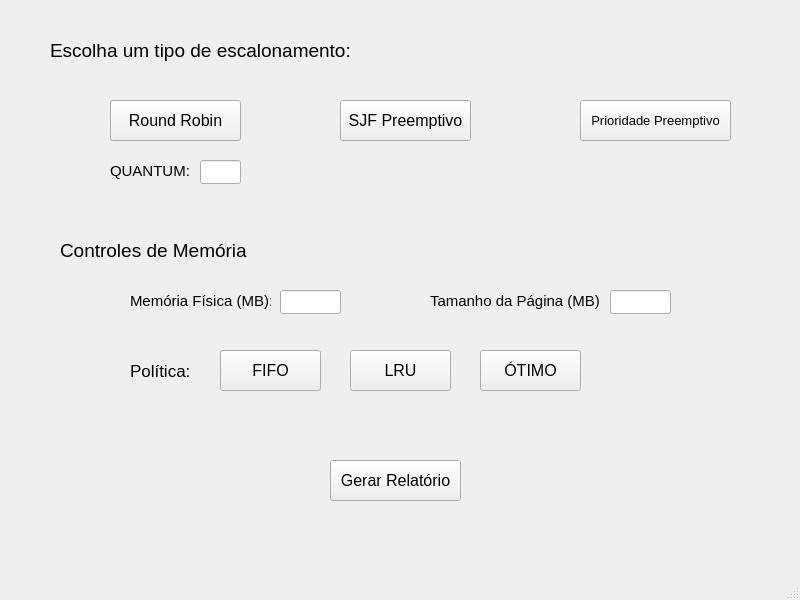
<?xml version="1.0" encoding="UTF-8"?>
<ui version="4.0">
 <class>escalonador</class>
 <widget class="QMainWindow" name="escalonador">
  <property name="geometry">
   <rect>
    <x>0</x>
    <y>0</y>
    <width>800</width>
    <height>600</height>
   </rect>
  </property>
  <property name="minimumSize">
   <size>
    <width>800</width>
    <height>600</height>
   </size>
  </property>
  <property name="maximumSize">
   <size>
    <width>800</width>
    <height>600</height>
   </size>
  </property>
  <property name="windowTitle">
   <string>Simulador de S.O - Configuração</string>
  </property>
  <widget class="QWidget" name="centralwidget">
   <widget class="QLabel" name="labelTipoEsc">
    <property name="geometry">
     <rect>
      <x>50</x>
      <y>30</y>
      <width>301</width>
      <height>41</height>
     </rect>
    </property>
    <property name="font">
     <font>
      <pointsize>14</pointsize>
     </font>
    </property>
    <property name="text">
     <string>Escolha um tipo de escalonamento:</string>
    </property>
   </widget>
   <widget class="QPushButton" name="buttonSjf">
    <property name="geometry">
     <rect>
      <x>340</x>
      <y>100</y>
      <width>131</width>
      <height>41</height>
     </rect>
    </property>
    <property name="font">
     <font>
      <pointsize>12</pointsize>
     </font>
    </property>
    <property name="text">
     <string>SJF Preemptivo</string>
    </property>
   </widget>
   <widget class="QPushButton" name="buttonRr">
    <property name="geometry">
     <rect>
      <x>110</x>
      <y>100</y>
      <width>131</width>
      <height>41</height>
     </rect>
    </property>
    <property name="font">
     <font>
      <pointsize>12</pointsize>
     </font>
    </property>
    <property name="text">
     <string>Round Robin</string>
    </property>
   </widget>
   <widget class="QPushButton" name="buttonPriori">
    <property name="geometry">
     <rect>
      <x>580</x>
      <y>100</y>
      <width>151</width>
      <height>41</height>
     </rect>
    </property>
    <property name="font">
     <font>
      <pointsize>10</pointsize>
     </font>
    </property>
    <property name="text">
     <string>Prioridade Preemptivo</string>
    </property>
   </widget>
   <widget class="QLineEdit" name="lineQuantum">
    <property name="geometry">
     <rect>
      <x>200</x>
      <y>160</y>
      <width>41</width>
      <height>24</height>
     </rect>
    </property>
   </widget>
   <widget class="QLabel" name="labelQuantum">
    <property name="geometry">
     <rect>
      <x>110</x>
      <y>160</y>
      <width>91</width>
      <height>21</height>
     </rect>
    </property>
    <property name="font">
     <font>
      <pointsize>11</pointsize>
     </font>
    </property>
    <property name="text">
     <string>QUANTUM:</string>
    </property>
   </widget>
   <widget class="QPushButton" name="buttonGerarRelatorio">
    <property name="geometry">
     <rect>
      <x>330</x>
      <y>460</y>
      <width>131</width>
      <height>41</height>
     </rect>
    </property>
    <property name="font">
     <font>
      <pointsize>12</pointsize>
     </font>
    </property>
    <property name="text">
     <string>Gerar Relatório</string>
    </property>
   </widget>
   <widget class="QLabel" name="labelControlesMem">
    <property name="geometry">
     <rect>
      <x>60</x>
      <y>230</y>
      <width>301</width>
      <height>41</height>
     </rect>
    </property>
    <property name="font">
     <font>
      <pointsize>14</pointsize>
     </font>
    </property>
    <property name="text">
     <string>Controles de Memória</string>
    </property>
   </widget>
   <widget class="QLineEdit" name="lineMemFisica">
    <property name="geometry">
     <rect>
      <x>280</x>
      <y>290</y>
      <width>61</width>
      <height>24</height>
     </rect>
    </property>
   </widget>
   <widget class="QLabel" name="labelMemFis">
    <property name="geometry">
     <rect>
      <x>130</x>
      <y>290</y>
      <width>141</width>
      <height>21</height>
     </rect>
    </property>
    <property name="font">
     <font>
      <pointsize>11</pointsize>
     </font>
    </property>
    <property name="text">
     <string>Memória Física (MB):</string>
    </property>
   </widget>
   <widget class="QLineEdit" name="lineTamPagina">
    <property name="geometry">
     <rect>
      <x>610</x>
      <y>290</y>
      <width>61</width>
      <height>24</height>
     </rect>
    </property>
   </widget>
   <widget class="QLabel" name="labelTamPag">
    <property name="geometry">
     <rect>
      <x>430</x>
      <y>290</y>
      <width>171</width>
      <height>21</height>
     </rect>
    </property>
    <property name="font">
     <font>
      <pointsize>11</pointsize>
     </font>
    </property>
    <property name="text">
     <string>Tamanho da Página (MB):</string>
    </property>
   </widget>
   <widget class="QPushButton" name="buttonFifo">
    <property name="geometry">
     <rect>
      <x>220</x>
      <y>350</y>
      <width>101</width>
      <height>41</height>
     </rect>
    </property>
    <property name="font">
     <font>
      <pointsize>12</pointsize>
     </font>
    </property>
    <property name="text">
     <string>FIFO</string>
    </property>
   </widget>
   <widget class="QLabel" name="labelPolitica">
    <property name="geometry">
     <rect>
      <x>130</x>
      <y>350</y>
      <width>81</width>
      <height>41</height>
     </rect>
    </property>
    <property name="font">
     <font>
      <pointsize>13</pointsize>
     </font>
    </property>
    <property name="text">
     <string>Política:</string>
    </property>
   </widget>
   <widget class="QPushButton" name="buttonLru">
    <property name="geometry">
     <rect>
      <x>350</x>
      <y>350</y>
      <width>101</width>
      <height>41</height>
     </rect>
    </property>
    <property name="font">
     <font>
      <pointsize>12</pointsize>
     </font>
    </property>
    <property name="text">
     <string>LRU</string>
    </property>
   </widget>
   <widget class="QPushButton" name="buttonOtimo">
    <property name="geometry">
     <rect>
      <x>480</x>
      <y>350</y>
      <width>101</width>
      <height>41</height>
     </rect>
    </property>
    <property name="font">
     <font>
      <pointsize>12</pointsize>
     </font>
    </property>
    <property name="text">
     <string>ÓTIMO</string>
    </property>
   </widget>
  </widget>
  <widget class="QMenuBar" name="menubar">
   <property name="geometry">
    <rect>
     <x>0</x>
     <y>0</y>
     <width>800</width>
     <height>21</height>
    </rect>
   </property>
  </widget>
  <widget class="QStatusBar" name="statusbar"/>
 </widget>
 <resources/>
 <connections/>
</ui>
